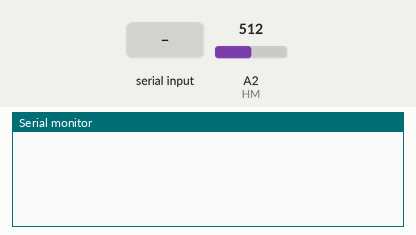
The sketch below on a simulated Arduino Uno, built with avr-gcc and run on an emulated ATmega328P. Shown: the last lines printed to the serial monitor. Inputs (shaded band) come from the test bench; at power-on: A2 (HM) = 512.

Above: at 1.2 s.
1.3 s: "1\n" received over Serial
At 1.6 s:
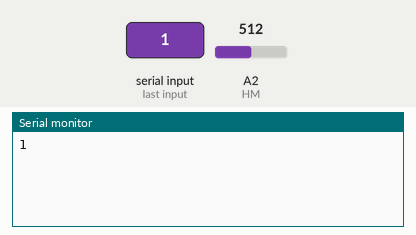
8.0 s: "0\n" received over Serial
At 9.1 s:
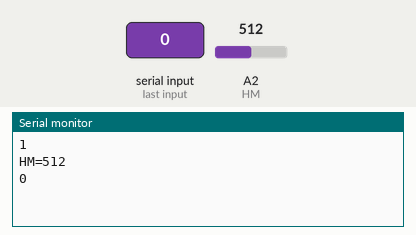
9.5 s: A2 (HM) set to 900
At 10.6 s:
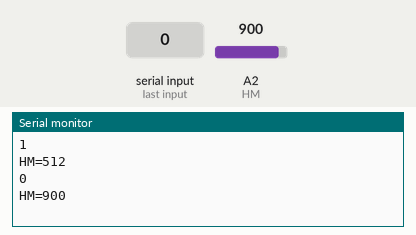

Measured:
- after the input at 1.3 s, the serial monitor: prints a new line at once (image 1)
- after the input at 8.0 s, the serial monitor: prints a new line at once (image 2)
- after the input at 9.5 s, the serial monitor: prints a new line after 0.50 s (image 3)

The sketch:

maceta.ino
```cpp
#include <TimerOne.h>
#define HM 16 //HUMEDAD SUELO
const byte numChars = 32;
char receivedChars[numChars];

boolean newData = false;

void setup() {
    pinMode(HM, INPUT);
    Serial.begin(9600);
    Timer1.initialize(5000000);         // Dispara cada 5 s
    Timer1.attachInterrupt(ENVIAR_DATA); // Activa la interrupcion y la asocia a ENVIAR_DATA
    Serial.begin(9600);
}

void loop() {
  recvWithEndMarker();
  showNewData();
}

void ENVIAR_DATA() {
    String lectura = "HM=" + String (analogRead(HM));
    Serial.println(lectura); // Envia los datos por puerto serial a la Raspberry
   }

void recvWithEndMarker() { // Lee comandos desde las Raspberry
    static byte ndx = 0;
    char endMarker = '\n';
    char rc;

    while (Serial.available() > 0 && newData == false) {
        rc = Serial.read();

        if (rc != endMarker) {
            receivedChars[ndx] = rc;
            ndx++;
            if (ndx >= numChars) {
                ndx = numChars - 1;
            }
        }
        else {
            receivedChars[ndx] = '\0'; // terminate the string
            ndx = 0;
            newData = true;
        }
    }
}

void showNewData() {
    if (newData == true) {
        Serial.println(receivedChars);
        newData = false;
    }
}
```
